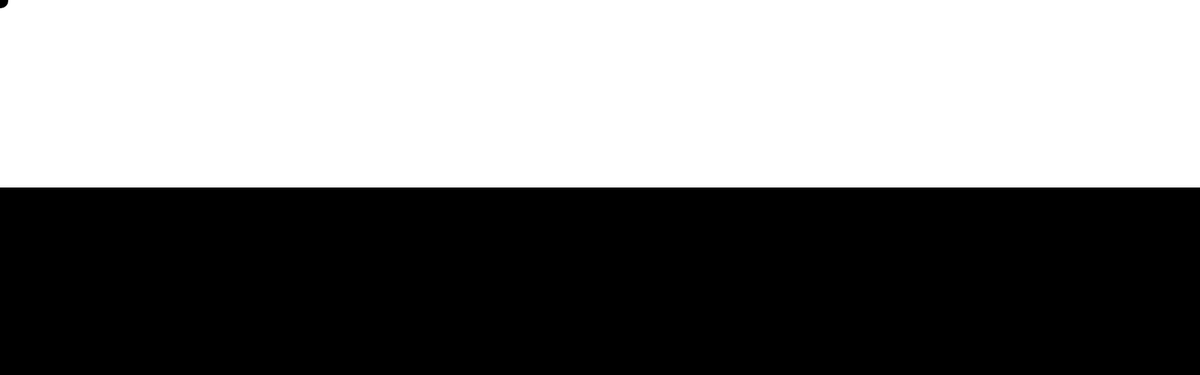
Frame 1 (no input)
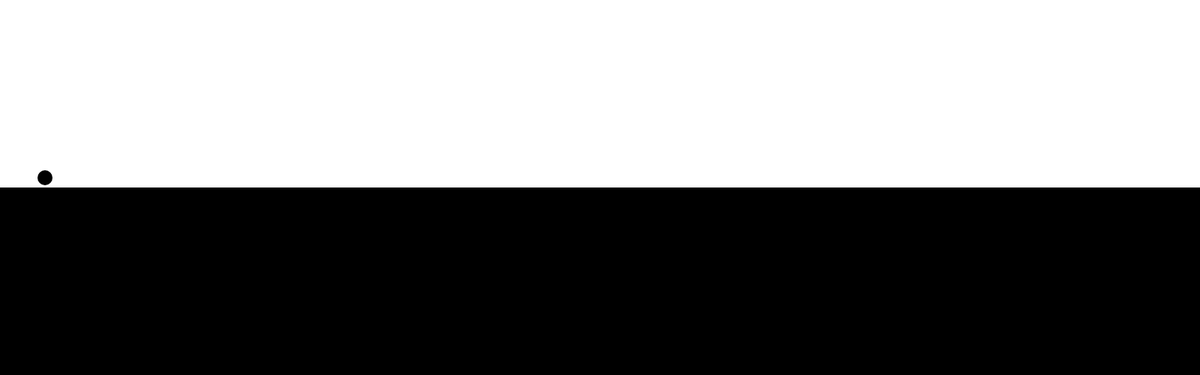
Frame 60 (no input)
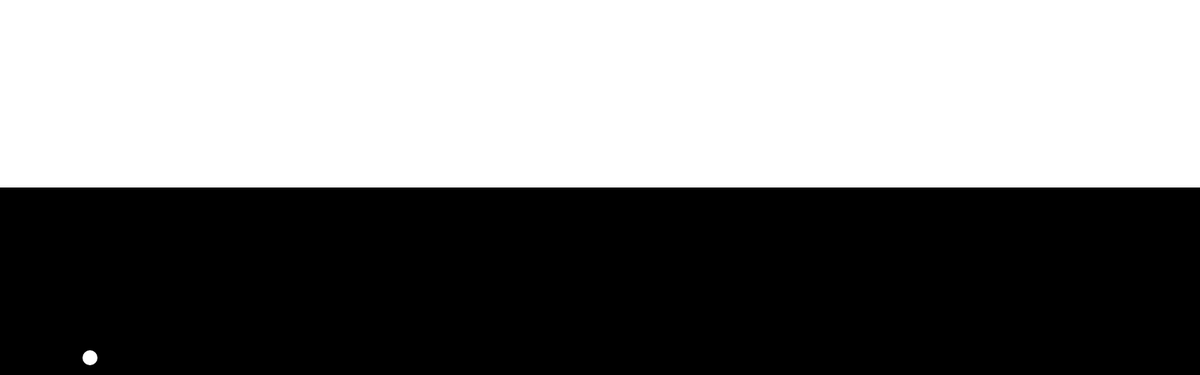
Frame 120 (the mouse pressed at the canvas centre since frame 60)

The p5.js sketch that drew these frames (run headless with seeded random() and noise() and a simulated clock; from frame 60 on, the mouse is pressed at the canvas centre):

// p5.js sketch
// ── sketch.js
var x = 1;
var y = 1;

function setup(){
    createCanvas(1600, 500)
}

var ySpeed = 2;

function draw() {
  noStroke();

  fill(255);
  rect(0, 0, width, height/2);

  fill(0);
  rect(0, height/2, width, height/2);
  
  if (y > height/2) {
  fill(255);
} else {
    fill(0);
}

  ellipse(x, y, 20, 20);

  x += 1;
  y += 2;
  
  if (y > height) {
      ySpeed -= 2;
  } else if (y < 0){
      ySpeed = 2;
  }
  
  y += ySpeed;
}
